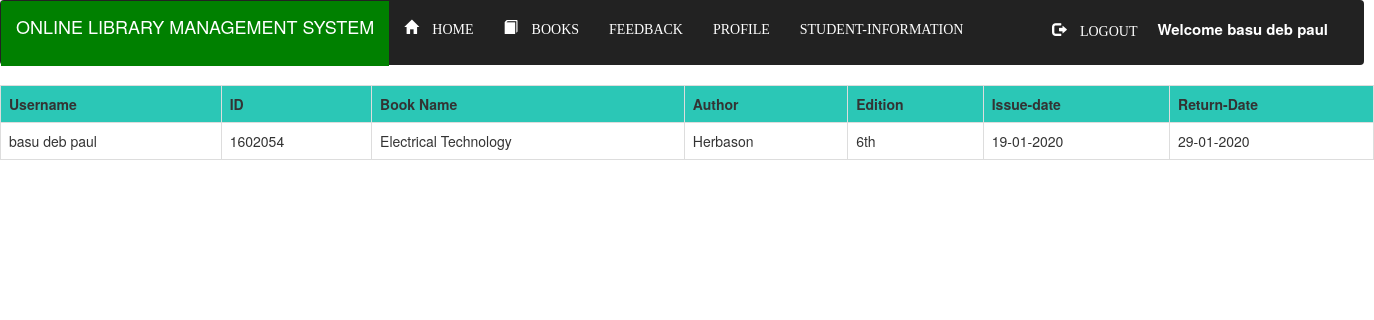
The app's page /Library/Admin/issue_info.php (signed in) with its own data.
### tables this page shows
CREATE TABLE `student` (
  `first` varchar(100) NOT NULL,
  `last` varchar(100) NOT NULL,
  `roll` int(100) NOT NULL,
  `username` varchar(100) NOT NULL,
  `password` varchar(100) NOT NULL,
  `email` varchar(100) NOT NULL
);

CREATE TABLE `books` (
  `bid` varchar(100) NOT NULL,
  `name` varchar(100) NOT NULL,
  `author` varchar(100) NOT NULL,
  `edition` varchar(100) NOT NULL,
  `status` varchar(100) NOT NULL,
  `quantity` int(100) NOT NULL,
  `department` varchar(100) NOT NULL
);

CREATE TABLE `issue_book` (
  `username` varchar(100) NOT NULL,
  `bid` int(100) NOT NULL,
  `approve` varchar(100) NOT NULL,
  `issue` varchar(100) NOT NULL,
  `return` varchar(100) NOT NULL
);

### Library/Admin/issue_info.php (the view, shortened to what this page needs)
<?php include "navbar.php";
include"connection.php";
?>
<!DOCTYPE html>
<html>
<head>
    <link rel="stylesheet" href="https://maxcdn.bootstrapcdn.com/bootstrap/3.4.1/css/bootstrap.min.css">
</head>
<body>
 <?php
 if(isset($_SESSION['login_user'])){
$sql="SELECT student.username,roll,books.name,author,edition,issue,issue_book.return FROM student INNER JOIN issue_book ON issue_book.username=student.username INNER JOIN books ON issue_book.bid=books.bid WHERE issue_book.approve='Yes' ORDER BY  issue_book.return ASC";
  $res=mysqli_query($db,$sql);
  echo "<table class='table table-bordered table-hover'>";
  echo "<tr style='background-color:#2bc7b6'>";
  echo"<th>";echo"Username";echo"</th>";
  echo"<th>";echo"ID";echo"</th>";
  echo"<th>";echo"Book Name";echo"</th>";
  echo"<th>";echo"Author";echo"</th>";
  echo"<th>";echo"Edition";echo"</th>";
  echo"<th>";echo"Issue-date";echo"</th>";
  echo"<th>";echo"Return-Date";echo"</th>";
  echo"</tr>";
  while($row=mysqli_fetch_assoc($res)){
   echo "<tr>";
   echo"<td>";echo $row['username'];echo"</td>";
   echo"<td>";echo $row['roll'];echo"</td>";
   echo"<td>";echo $row['name'];echo"</td>";
   echo"<td>";echo $row['author'];echo"</td>";
   echo"<td>";echo $row['edition'];echo"</td>";
   echo"<td>";echo $row['issue'];echo"</td>";
   echo"<td>";echo $row['return'];echo"</td>";
   echo "</tr>";
  }
  echo "</table>";
 }
?>
</body>
</html>

### Library/Admin/style.css (style rules this page uses)
html, body, div, span, object, iframe, h1, h2, h3, h4, h5, h6, p, blockquote, pre, abbr, address, cite, code, del, dfn, em, img, ins, kbd, q, samp, small, strong, sub, sup, var, b, i, dl, dt, dd, ol, ul, li, fieldset, form, label, legend, table, caption, tbody, tfoot, thead, tr, th, td, article, aside, canvas, details, figcaption, figure, footer, header, hgroup, menu, nav, section, summary, time, mark, audio, video { margin:0; padding:0; border:0; outline:0; font-size:100%; vertical-align:baseline; background:transparent; }
body { line-height:1; }
table { border-collapse:collapse; border-spacing:0; }

### records on screen
student: username "basu deb paul", roll "1602054", books.name "Electrical Technology", books.author "Herbason", books.edition "6th", issue_book.issue "19-01-2020", issue_book.return "29-01-2020"

### other values on screen
$_SESSION['login_user'] "basu deb paul"
